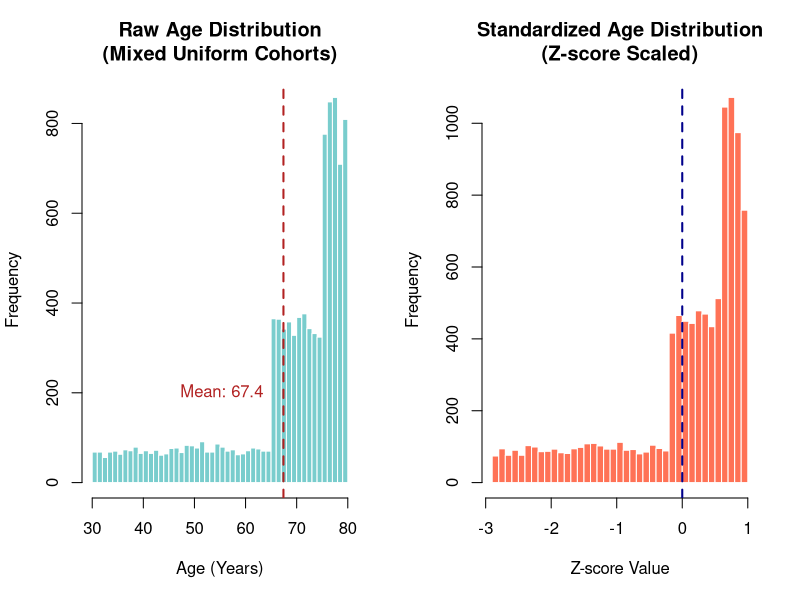
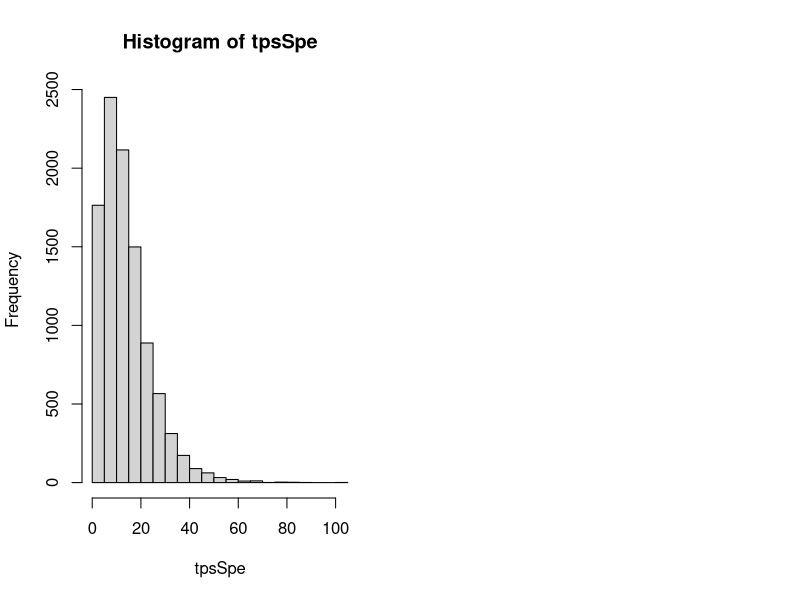

These charts were generated, in order, by the following R code: (Note: this script raises an error after producing the figures.)
k <- 1.5
pho <- 0.05
alpha <- 100
n <- 10000
max_time <- 50
prop_female <- 0.5
prop_x0 <- 0.3
year.start_min <- 2000
year.start_max <- 2010
beta_sex <- 0.3
beta_age <- 0.2
beta_X <- 0.4
borne_a <- 10

# --- Phase 1: Covariables generation ---

age_1 <- runif(n * .25, min = 30, max = 65)
age_2 <- runif(n * .35, min = 65, max = 75)
age_3 <- runif(n * .40, min = 75, max = 80)
age <- c(age_1, age_2, age_3)
ageMoyen <- mean(age)
ageStand <- (age - ageMoyen) / sd(age)

par(mfrow = c(1, 2), mar = c(5, 4, 4, 2) + 0.1)

# Histogram 1: Raw Age Distribution
hist(age, 
     breaks = 40, 
     col = "darkslategray3", 
     border = "white",
     main = "Raw Age Distribution\n(Mixed Uniform Cohorts)", 
     xlab = "Age (Years)", 
     ylab = "Frequency")
abline(v = ageMoyen, col = "firebrick", lwd = 2, lty = 2) # Mark the sample mean
text(ageMoyen - 2, n*0.02, paste("Mean:", round(ageMoyen, 1)), col = "firebrick", pos = 2)

# Histogram 2: Standardized Age Distribution
hist(ageStand, 
     breaks = 40, 
     col = "coral1", 
     border = "white",
     main = "Standardized Age Distribution\n(Z-score Scaled)", 
     xlab = "Z-score Value", 
     ylab = "Frequency")
abline(v = 0, col = "darkblue", lwd = 2, lty = 2) # Mark Z-score mean (0)

uSex <- runif(n)
pFem <- prop_female
sex  <- rbinom(n, size = 1, prob = prop_female)   

uX   <- runif(n)
X    <- rbinom(n, size = 1, prob = 1 - prop_x0)   

# continuous enrollement?
if (year.start_min != year.start_max) {
  year.start <- as.Date(paste0(sample(year.start_min:year.start_max, n, replace = TRUE), "-01-01")) +
    sample(0:364, n, replace = TRUE)
} else {
  year.start <- as.Date(paste0(year.start_min, "-01-01")) +
    sample(0:364, n, replace = TRUE)
}

# --- Phase 2: T_E generation (Time to death from cancer) ---
# why is this not T_O generation?
# calculating the risk multiplier before TE generation?
tempuS <- runif(n)
exp.betaz <- exp(
  beta_sex * sex + beta_age * ageStand + beta_X * X
)

# generalized weibull extension
ui <- runif(n)
tpsSpe <- 1 / pho * (alpha * ((1 / (1 - ui))^(1 / (alpha * exp.betaz)) - 1))^(1 / k)  
hist(tpsSpe)


# --- Phase 3: T_P generation (Time to death from background/general causes) ---

tpsGene <- rep(0, n)
TauxAtt <- rep(NA, n)
sexNom <- ifelse(sex == 0, "male", "female")
Xrace <- ifelse(X == 0, "white", "black")

f1 <- function(i){
  # the random chance of competing risk
  uAtt <- runif(1)
  
  # lookup the coresponding demographics
  i.age <- which(attr(survexp.usr, which = "dimnames")[[1]] == trunc(age[i]))
  i.sex <- which(attr(survexp.usr, which = "dimnames")[[2]] == sexNom[i])
  i.race <- which(attr(survexp.usr, which = "dimnames")[[3]] == Xrace[i])
  i.year <- which(attr(survexp.usr, which = "dimnames")[[4]] == format(year.start[i], "%Y"))
  
#return NA if the index is missing
  if(length(i.age) == 0 || length(i.sex) == 0 || length(i.year) == 0) {
    return(NA)  
  }
  
  # retrieve the position of the table maximums
  max.i.age <- length(attributes(survexp.usr)$dimnames[[1]])
  max.i.year <- length(attributes(survexp.usr)$dimnames[[4]])
  # Convert the daily hazard rate from the life table into an annual probability of dying
  TauxAtt[i] <- 1-exp(-365.24*survexp.usr[i.age,i.sex, i.race, i.year])
  
  #  if random probability is less than risk of dying then they are deemed dead
  if(uAtt <= TauxAtt[i]){
    # randomize time of death during the year
    tpsG <- runif(1)
    tpsGene[i] <- tpsG
  } else {
    # begin a while loop for those who keep living
    while(uAtt > TauxAtt[i]){
      # count up indexes
      tpsGene[i] <- tpsGene[i] + 1
      i.age <- min(i.age + 1, max.i.age) 
      i.year <- min(i.year + 1, max.i.year) 
      
      # iterate for the next year
      uAtt <- runif(1)
      TauxAtt[i] <- 1-exp(-365.24*survexp.usr[i.age,i.sex, i.race, i.year])
    }
    tpsG <- runif(1)
    tpsGene[i] <- tpsGene[i] + tpsG
  }
  # Return the total accumulated time to background death
  return(tpsGene[i])
}
# run the function for all n patients
tpsGene <- sapply(1:n,f1)

hist(tpsGene)

# --- Phase 4: Competing Risks & Censoring Resolution ---

# take the minimum of the patient's population and cancer survival time 
tpsSurv <- pmin(tpsGene, tpsSpe)
hist(tpsSurv)

# simulate random loss to followup time
borne_a = borne_a
tpsCens <- runif(n, min=0, max=borne_a)

# observed patient time is their survival time or the point they dropped out before.
temps <- pmin(tpsCens, tpsSurv)
hist(temps)
# The hypothetical time observed for net survival where patients can only die of cancer type or drop out first.
temps2 <- pmin(tpsCens, tpsSpe)
hist(temps2)

# classic status indicator equals 0 if the patient was censored or 1 if they were observed to die of any cause.
statut     <- ifelse(temps == tpsCens, 0, 1)

#indicate if patient died of cancer by making sure survival time is equal to excess survival time and that total time is not equal to censored time 
cause <- ifelse(tpsSurv == tpsSpe & temps != tpsCens, 1, 0)

# hypothetical indicator if patient could only die of cancer or be censored
cause2     <- ifelse(temps2 == tpsCens, 0, 1)

# --- Phase 5: Administrative Censoring ---

# if patient time is greater than max time then mark censored
statut[temps > max_time]   <-  0
# if patient time exceeds max study time, then they are deemed not dead of cancer
cause[temps > max_time] <- 0
cause2[temps2 > max_time]  <-  0

# any patient time greater than the max study time is set to shortened to the max time
temps[temps > max_time]    <- max_time
temps2[temps2 > max_time]  <- max_time

# --- Phase 6: Output Assembly ---

# Bind all generated and calculated vectors into a single data.frame
result <- data.frame(
  patient_id = 1:n,                                      # Unique ID for each patient
  age = round(age, 1),                                   # Raw age rounded to 1 decimal
  ageStand = ageStand,                                   # Standardized age used in the model
  sex_num = sex,                                         # Binary sex (0=male, 1=female)
  sex = factor(sexNom,  levels = c("male", "female")),   # Factored string representation of sex
  race = factor(Xrace, levels = c("white", "black")),    # Factored string representation of race/X
  race_num = X,                                          # Binary representation of X
  tpsGene = tpsGene,                                     # True time to background death
  tpsSpe = tpsSpe,                                       # True time to cancer death
  year_diagnosis = year.start,                           # Date of diagnosis
  observed_time = temps,                                 # Final observed survival time
  status = statut,                                       # Final observed status (1=dead, 0=censored)
  hypothetical_time = temps2,                            # Pure time to cancer death with censoring
  hypothetical_status = cause2,                          # Status for hypothetical world (1=cancer death, 0=censored)
  admin_cens = max_time                                  # The max study follow-up time applied
)



# Output the final assembled dataset
